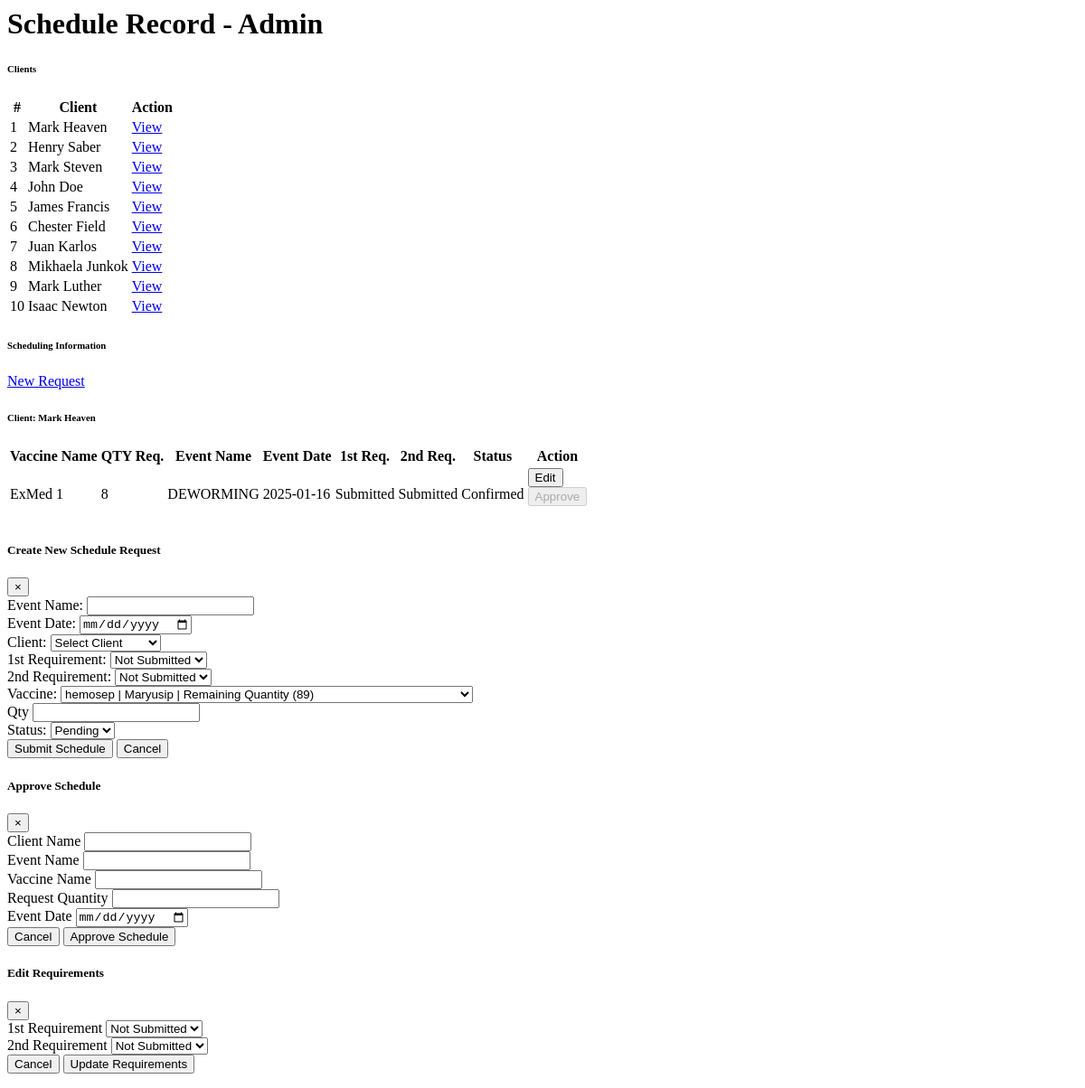
The page /administrator2/Schedule/ScheduleList.php?client_id=62 on the database its author committed.
### tables this page shows
CREATE TABLE `client` (
  `CLIENT_ID` int(11) NOT NULL,
  `FNAME` varchar(150) NOT NULL,
  `LNAME` varchar(140) NOT NULL,
  `MIDINITIAL` varchar(150) NOT NULL,
  `ASSOCIATION` varchar(255) NOT NULL,
  `CONTACT_NO` varchar(255) NOT NULL,
  `ADDRESS` varchar(150) NOT NULL,
  `DATE_REGISTERED` date NOT NULL
);

CREATE TABLE `schedule` (
  `SCHEDULE_ID` int(11) NOT NULL,
  `VACCINE_TYPE_ID` int(11) NOT NULL DEFAULT 0,
  `QTY_USED` varchar(50) NOT NULL,
  `EVENT_NAME` varchar(255) NOT NULL,
  `EVENT_DATE` date NOT NULL,
  `CLIENT_ID` int(11) NOT NULL,
  `1ST_REQUIREMENT` varchar(255) NOT NULL DEFAULT '0' COMMENT '0= Not Submitted \r\n1= Submitted ',
  `2ND_REQUIREMENT` varchar(255) NOT NULL DEFAULT '0' COMMENT '0= Not Submitted \r\n1= Submitted ',
  `STATUS` varchar(255) DEFAULT '0' COMMENT '1=accept, 2=reject	',
  `isCompleted` varchar(255) DEFAULT '0',
  `CREATED_AT` timestamp NOT NULL DEFAULT current_timestamp() ON UPDATE current_timestamp()
);

CREATE TABLE `vaccine_type` (
  `VACCINE_TYPE_ID` int(11) NOT NULL,
  `VACCINE_NAME` varchar(255) NOT NULL,
  `DESCRIPTION` varchar(255) DEFAULT NULL
);

### administrator2/Schedule/ScheduleList.php (the view, shortened to what this page needs)
  <?php
  require("connection/connection.php");
  $clientQuery = "SELECT CLIENT_ID, CONCAT(FNAME, ' ', LNAME) AS full_name FROM client";
  $clientResult = mysqli_query($con, $clientQuery);
  $clients = mysqli_fetch_all($clientResult, MYSQLI_ASSOC);
  $schedules = [];
  $selectedClientName = '';
  if (isset($_GET['client_id']) && !empty($_GET['client_id'])) {
      $client_id = intval($_GET['client_id']);
      $scheduleQuery = "SELECT vt.VACCINE_NAME,s.QTY_USED AS 'qty_request',s.SCHEDULE_ID, s.EVENT_NAME, s.EVENT_DATE, s.1ST_REQUIREMENT, s.2ND_REQUIREMENT, s.STATUS FROM schedule s, vaccine_type vt WHERE s.VACCINE_TYPE_ID = vt.VACCINE_TYPE_ID and CLIENT_ID = ? ORDER BY s.STATUS ASC";
      $stmt = mysqli_prepare($con, $scheduleQuery);
      mysqli_stmt_bind_param($stmt, 'i', $client_id);
      mysqli_stmt_execute($stmt);
      $scheduleResult = mysqli_stmt_get_result($stmt);
      $schedules = mysqli_fetch_all($scheduleResult, MYSQLI_ASSOC);
      $clientNameQuery = "SELECT CONCAT(FNAME, ' ', LNAME) AS full_name FROM client WHERE CLIENT_ID = ?";
      $stmt = mysqli_prepare($con, $clientNameQuery);
      mysqli_stmt_bind_param($stmt, 'i', $client_id);
      mysqli_stmt_execute($stmt);
      $clientNameResult = mysqli_stmt_get_result($stmt);
      if ($clientNameResult && $clientRow = mysqli_fetch_assoc($clientNameResult)) {
          $selectedClientName = $clientRow['full_name'];
      } else {
          $selectedClientName = 'Unknown Client';
      }
  }
  ?>
  <div class="content-wrapper">
    <div class="content-header">
      <h1 class="font-weight-bold text-primary">Schedule Record - Admin<h1>
    </div>
    <section class="content">
      <div class="container-fluid">
        <div class="row">
          <div class="col-md-4">
            <div class="card shadow-sm mb-4">
              <div class="card-header bg-primary text-white d-flex justify-content-between align-items-center">
                <h6 class="mb-0">Clients</h6>
              </div>
              <div class="card-body">
                <table class="table table-striped table-hover" id="client-table">
                  <thead>
                    <tr> <th>#</th><th>Client</th><th>Action</th></tr>
                  </thead>
                  <tbody>
                    <?php $i = 1; foreach ($clients as $client) { ?>
                      <tr>
                        <td><?=$i; ?></td>
                        <td><?= htmlspecialchars($client['full_name']); ?></td>
                        <td>
                          <a href="index2.php?page=Schedule&client_id=<?= $client['CLIENT_ID']; ?>" class="btn btn-sm btn-info">View</a>
                        </td>
                      </tr>
                    <?php $i++; } ?>
                  </tbody>
                </table>
              </div>
            </div>
          </div>
          <div class="col-md-8">
            <div class="card">
              <div class="card-header bg-primary text-white d-flex align-items-center">
                  <h6>Scheduling Information</h6>
                  <a href="#" class="btn btn-dark ml-auto" data-toggle="modal" data-target="#Add_scheduleModal">New Request</a>
              </div>
              <div class="card-body">
                <h6>Client: <span><?= htmlspecialchars($selectedClientName); ?></span></h6>
                <table class="table table-bordered" id="sched-info-table">
                  <thead>
                    <tr>
                      <th>Vaccine Name</th>
                      <th>QTY Req.</th>
                      <th>Event Name</th>
                      <th>Event Date</th>
                      <th>1st Req.</th>
                      <th>2nd Req.</th>
                      <th>Status</th>
                      <th>Action</th>
                    </tr>
                  </thead>
                  <tbody>
                    <?php foreach ($schedules as $schedule) { ?>
                      <tr>
                        <td><?=$schedule['VACCINE_NAME'] ?></td>
                        <td><?= $schedule['qty_request'] ?></td>
                        <td><?= htmlspecialchars($schedule['EVENT_NAME']); ?></td>
                        <td><?= htmlspecialchars($schedule['EVENT_DATE']); ?></td>
                        <td><?= $schedule['1ST_REQUIREMENT'] == 0 ? 'Not Submitted' : 'Submitted'; ?></td>
                        <td><?= $schedule['2ND_REQUIREMENT'] == 0 ? 'Not Submitted' : 'Submitted'; ?></td>
                        <td><?= $schedule['STATUS'] == 1 ? 'Confirmed' : 'Pending'; ?></td>
                        <td>
                          <button class="btn btn-sm btn-warning edit-btn"
                                  data-id="<?= $schedule['SCHEDULE_ID']; ?>"
                                  data-1st="<?= $schedule['1ST_REQUIREMENT']; ?>"
                                  data-2nd="<?= $schedule['2ND_REQUIREMENT']; ?>"
                                  >Edit</button>
                          <form action="" method="POST" class="d-inline">
                            <button
                            type="button"
                            class="btn btn-sm btn-success approve-btn "
                            data-id="<?= $schedule['SCHEDULE_ID']; ?>"
                            data-1st="<?= $schedule['1ST_REQUIREMENT']; ?>"
                            data-2nd="<?= $schedule['2ND_REQUIREMENT']; ?>"
                            data-event="<?= $schedule['EVENT_DATE']; ?>"
                            data-toggle="modal"
                            <?= $schedule['STATUS'] == 1 ? 'disabled' : ''; ?>>
                            Approve
                          </button>
                          </form>
                        </td>
                      </tr>
                    <?php } ?>
                  </tbody>
                </table>
              </div>
            </div>
          </div>
        </div>
      </div>
    </section>
  </div>
<?php
include('addSched.php');
?>
<div class="modal fade" id="approveScheduleModal" tabindex="-1" aria-labelledby="approveScheduleModalLabel" aria-hidden="true">
  <div class="modal-dialog">
    <div class="modal-content">
      <div class="modal-header">
        <h5 class="modal-title">Approve Schedule</h5>
        <button type="button" class="close" data-dismiss="modal" aria-label="Close">
          <span aria-hidden="true">&times;</span>
        </button>
      </div>
      <form id="approveScheduleForm" method="post" action="">
        <div class="modal-body">
          <div class="form-group">
            <label for="approveEventDateLabel">Client Name</label>
            <input type="text" name="client_name" id="client-name" class="form-control" readonly>
          </div>
          <div class="form-group">
            <label for="">Event Name</label>
            <input type="text" name="event_name" id="event-name" class="form-control" readonly>
          </div>
          <div class="form-group">
              <div class="row">
                <div class="col">
                  <label for="">Vaccine Name</label>
                  <input type="text" name="vaccine_name" id="vaccine-name" class="form-control" readonly>
                </div>
                <div class="col">
                <label for="">Request Quantity</label>
                <input type="text" name="req_qty" id="req-qty" class="form-control" readonly>
                </div>
              </div>
          </div>
          <div class="form-group">
            <label for="">Event Date</label>
            <input type="date" name="event_date" id="approveEventDate" class="form-control" required>
          </div>
        </div>
        <div class="modal-footer">
          <button type="button" class="btn btn-secondary" data-dismiss="modal">Cancel</button>
          <button type="submit" class="btn btn-primary">Approve Schedule</button>
        </div>
      </form>
    </div>
  </div>
</div>
  <div class="modal fade" id="editRequirementsModal" tabindex="-1" aria-labelledby="editRequirementsModalLabel" aria-hidden="true">
    <div class="modal-dialog">
      <div class="modal-content">
        <div class="modal-header">
          <h5>Edit Requirements</h5>
          <button type="button" class="close" data-dismiss="modal" aria-label="Close">
            <span aria-hidden="true">&times;</span>
          </button>
        </div>
        <form id="editRequirementsForm" method="post">
          <div class="modal-body">
            <div class="form-group">
              <label for="firstRequirement">1st Requirement</label>
              <select name="first_requirement" id="firstRequirement" class="form-control">
                <option value="0">Not Submitted</option>
              </select>
            </div>
            <div class="form-group">
              <label for="secondRequirement">2nd Requirement</label>
              <select name="second_requirement" id="secondRequirement" class="form-control">
                <option value="0">Not Submitted</option>
              </select>
            </div>
          </div>
          <div class="modal-footer">
            <button type="button" class="btn btn-secondary" data-dismiss="modal">Cancel</button>
            <button type="submit" class="btn btn-primary">Update Requirements</button>
          </div>
        </form>
      </div>
    </div>
  </div>

### rows shown on the page
client: full_name "Mark Heaven"
client: full_name "Henry Saber"
client: full_name "Mark Steven"
client: full_name "John Doe"
client: full_name "James Francis"
client: full_name "Chester Field"
client: full_name "Juan Karlos"
client: full_name "Mikhaela Junkok"
client: full_name "Mark Luther"
client: full_name "Isaac Newton"
schedule: VACCINE_TYPE_ID.VACCINE_NAME "ExMed 1", QTY_USED "8", EVENT_NAME "DEWORMING", EVENT_DATE "2025-01-16", 1ST_REQUIREMENT "Submitted", 2ND_REQUIREMENT "Submitted", STATUS "Confirmed"

### other values the page prints
$selectedClientName "Mark Heaven"
form field vaccine_TYPE_ID "hemosep | Maryusip | Remaining Quantity (89)"
